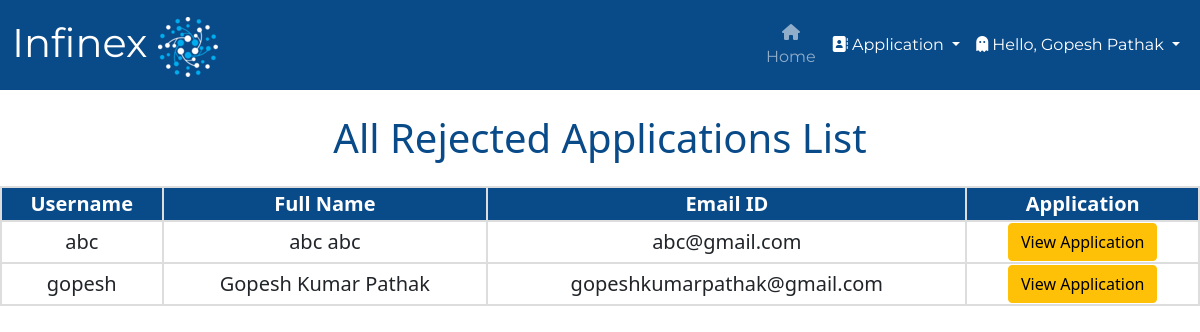
Page /rejected_applications/ (signed in) on the committed database.
### college/models.py (models this page shows, shortened)
class Application(models.Model):
    COURSES = (
    ('Computer Science Engineering', 'Computer Science Engineering'),
    ('Information Technology Engineering', 'Information Technology Engineering'),
    ('Electronics and Telecommunication Engineering', 'Electronics and Telecommunication Engineering'),
    ('Electronics Engineering', 'Electronics Engineering'),
    )
    STATUS = (
        ('Approved', 'Approved'),
        ('Pending', 'Pending'),
        ('Rejected', 'Rejected'),
    )
    user = models.OneToOneField(User, on_delete=models.CASCADE, blank=True, null=True)
    course = models.CharField(max_length=100, choices= COURSES)
    name = models.CharField(max_length=200)
    email = models.CharField(max_length=200)
    phone_no = models.CharField(max_length=200)
    address = models.TextField(max_length=200)
    student_profile = models.ImageField(upload_to="images")
    ssc_percentage = models.DecimalField(max_digits=4, decimal_places=2, null=True)
    ssc_marksheet = models.ImageField(upload_to="images", null=True)
    ssc_passing_certificate = models.ImageField(upload_to="images", null=True)
    ssc_leaving_certificate = models.ImageField(upload_to="images", null=True)
    hsc_percentage = models.DecimalField(max_digits=4, decimal_places=2, null=True)
    hsc_marksheet = models.ImageField(upload_to="images", null=True)
    hsc_passing_certificate = models.ImageField(upload_to="images", null=True)
    hsc_leaving_certificate = models.ImageField(upload_to="images", null=True)
    cet_percentile = models.DecimalField(max_digits=5, decimal_places=3, null=True)
    cet_scorecard = models.ImageField(upload_to="images", null=True)
    jee_percentile = models.DecimalField(max_digits=5, decimal_places=3, null=True)
    jee_scorecard = models.ImageField(upload_to="images", null=True)
    Application_Status = models.TextField(max_length=100, choices=STATUS, default="Pending")
    message = models.TextField(max_length=100, default="", null=True, blank=True)

### college/views.py (the view)
# urls.py: path("rejected_applications/", views.rejected_applications, name="rejected_applications"),
def rejected_applications(request):
    if not request.user.is_superuser:
        return redirect("/login")
    rejected = Application.objects.filter(Application_Status="Rejected")
    return render(request, "rejected_applications.html", {'rejected':rejected})

### college/templates/rejected_applications.html (shortened to what this page needs)
{% extends 'admin.html' %}
    {% block body %}
    <h1 class="mt-4">All Rejected Applications List</h1>
    <div class="users-table mt-4">
    <table>
        <tbody>
            <tr>
                <th>Username</th>
                <th>Full Name</th>
                <th>Email ID</th>
                <th>Application</th>
            </tr>
            {% for i in rejected %}
            <tr>
                <td>{{i.user}}</td>
                <td>{{i.name}}</td>
                <td>{{i.email}}</td>
                <td><a href="/student_application/{{i.id}}/" class="btn btn-warning">View Application</a></td>
            </tr>
            {% endfor %}
        </tbody>
    </table>
    {% endblock %}

### college/templates/admin.html (shortened to what this page needs)
<!doctype html>
<html lang="en">
<head>
  {% load static %}
  <link href="https://cdn.jsdelivr.net/npm/bootstrap@5.0.2/dist/css/bootstrap.min.css" rel="stylesheet">
  <link rel="stylesheet" type="text/css" href="{% static 'css/basic.css' %}">
  <link rel="stylesheet" href="https://cdnjs.cloudflare.com/ajax/libs/font-awesome/5.15.3/css/all.min.css">
</head>
<body>
  <nav class="navbar navbar-expand-lg navbar-dark">
    <div class="container-fluid">
      <a class="navbar-brand" href="#">Infinex <img src={% static "images/logoplainwhite2.png" %}/></a>
      <div class="collapse navbar-collapse" id="navbarSupportedContent">
        <ul class="navbar-nav me-auto mb-2 mb-lg-0">
          <li class="nav-item">
            <a class="nav-link {% block admin %} {% endblock %}" aria-current="page" href="/handle_admin/"><i class="fa fa-home"></i> Home</a>
          </li>
        </ul>
        <div class="collapse navbar-collapse" id="navbarNavDarkDropdown">
          <ul class="navbar-nav">
            <li class="nav-item dropdown">
              <a class="nav-link active dropdown-toggle" href="#" id="navbarDarkDropdownMenuLink" role="button"
                data-bs-toggle="dropdown" aria-expanded="false">
                <i class="fa fa-address-book"></i> Application
              </a>
            </li>
          </ul>
        </div>
      </div>
      <div class="collapse navbar-collapse" id="navbarNavDarkDropdown">
        <ul class="navbar-nav">
          <li class="nav-item dropdown">
            <a class="nav-link active dropdown-toggle" href="#" id="navbarDarkDropdownMenuLink" role="button"
              data-bs-toggle="dropdown" aria-expanded="false">
              <i class="fa-solid fa-ghost"></i> Hello, {{request.user.get_full_name}}
            </a>
          </li>
        </ul>
      </div>
    </div>
  </nav>
  {% block body %}
  {% endblock %}
</body>
</html>

### static/css/basic.css (style rules this page uses)
.navbar { background-color: #094a89; display: flex; align-items: center; font-family: 'Montserrat', sans-serif; height: auto; margin: auto; overflow:visible; }
.navbar-brand { font-family: 'Montserrat', sans-serif; font-size: 40px; width: 850px; }
.nav-link { font-family: 'Montserrat', sans-serif; font-size: 16px; }
#navbarSupportedContent { text-align: center; }
#navbarDarkDropdownMenuLink { text-align: left; }

### college/templates/rejected_applications.html (style rules this page uses)
h1 { text-align: center; color: #094a89; }
table { border-collapse: collapse; width: 100%; text-align: center; font-size: 20px; }
th { background-color: #094a89; color: white; }
th, td { border: 2px solid #ddd; }

### rows in the picture
Application: user "abc", name "abc abc", email "abc@gmail.com"
Application: user "gopesh", name "Gopesh Kumar Pathak", email "gopeshkumarpathak@gmail.com"

### other values in the picture
{{ request.user.get_full_name }} "Gopesh Pathak"
